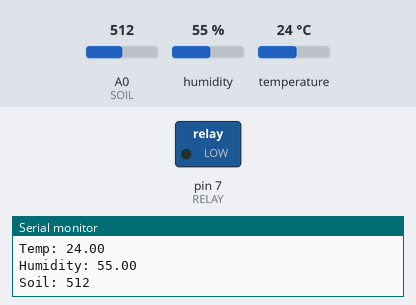
The sketch below on a simulated Arduino Uno, built with avr-gcc and run on an emulated ATmega328P. On the bench: switched loads named in the sketch (green lamp = pin HIGH), the last lines printed to the serial monitor. The inputs (shaded band) are chosen by the test bench; at power-on: A0 (SOIL) = 512, humidity 55 %, temperature 24 °C.

Above: at 2.8 s.
2.9 s: A0 (SOIL) set to 412
5.6 s: A0 (SOIL) set to 382
At 7.3 s:
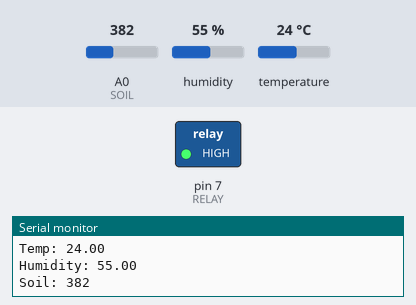
8.3 s: A0 (SOIL) set to 410
At 11.0 s:
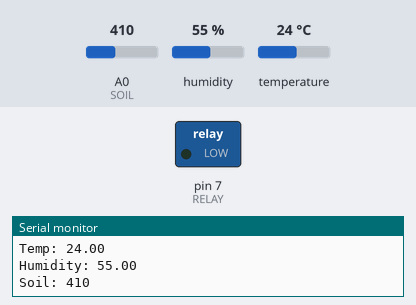
11.6 s: A0 (SOIL) set to 390
At 13.4 s:
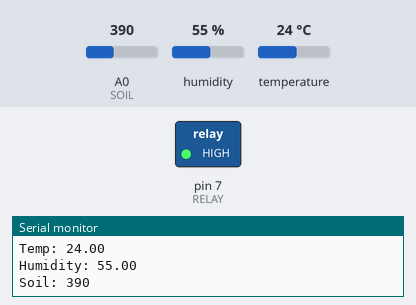
Timing chart, 0 to 14.9 s (numbered marks = the images above; inputs shaded):
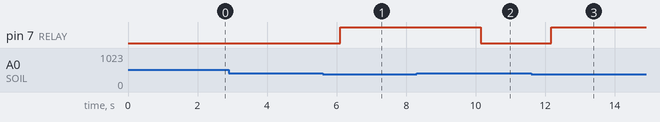

The sketch:

greenhouse.ino
```cpp
#include <DHT.h>

#define DHTPIN 2
#define DHTTYPE DHT11
#define SOIL A0
#define RELAY 7

DHT dht(DHTPIN, DHTTYPE);

void setup() {
  Serial.begin(9600);
  dht.begin();
  pinMode(RELAY, OUTPUT);
}

void loop() {
  float temp = dht.readTemperature();
  float hum = dht.readHumidity();
  int soil = analogRead(SOIL);

  Serial.print("Temp: ");
  Serial.println(temp);
  Serial.print("Humidity: ");
  Serial.println(hum);
  Serial.print("Soil: ");
  Serial.println(soil);

  // Automatic watering
  if (soil < 400) {
    digitalWrite(RELAY, HIGH); // Pump ON
  } else {
    digitalWrite(RELAY, LOW);  // Pump OFF
  }

  delay(2000);
}
```

Measured:
- the behaviour switches between 400 and 399 on A0 (SOIL) (found by bisection; images 0 and 1)
- after the input at 5.6 s, pin 7 (RELAY): LOW → HIGH after 0.50 s
- after the input at 8.3 s, pin 7 (RELAY): HIGH → LOW after 1.8 s
- after the input at 11.6 s, pin 7 (RELAY): LOW → HIGH after 0.57 s
